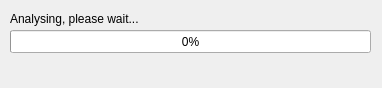
<?xml version="1.0" encoding="UTF-8"?>
<ui version="4.0">
 <class>AnalysingDialog</class>
 <widget class="QDialog" name="AnalysingDialog">
  <property name="geometry">
   <rect>
    <x>0</x>
    <y>0</y>
    <width>382</width>
    <height>88</height>
   </rect>
  </property>
  <property name="windowTitle">
   <string>Analysing...</string>
  </property>
  <widget class="QProgressBar" name="progressBar">
   <property name="geometry">
    <rect>
     <x>10</x>
     <y>30</y>
     <width>361</width>
     <height>23</height>
    </rect>
   </property>
   <property name="value">
    <number>0</number>
   </property>
  </widget>
  <widget class="QLabel" name="label">
   <property name="geometry">
    <rect>
     <x>10</x>
     <y>10</y>
     <width>181</width>
     <height>17</height>
    </rect>
   </property>
   <property name="text">
    <string>Analysing, please wait...</string>
   </property>
  </widget>
  <widget class="QLabel" name="label_2">
   <property name="geometry">
    <rect>
     <x>10</x>
     <y>60</y>
     <width>351</width>
     <height>21</height>
    </rect>
   </property>
   <property name="font">
    <font>
     <italic>true</italic>
    </font>
   </property>
   <property name="text">
    <string/>
   </property>
  </widget>
 </widget>
 <resources/>
 <connections/>
</ui>
